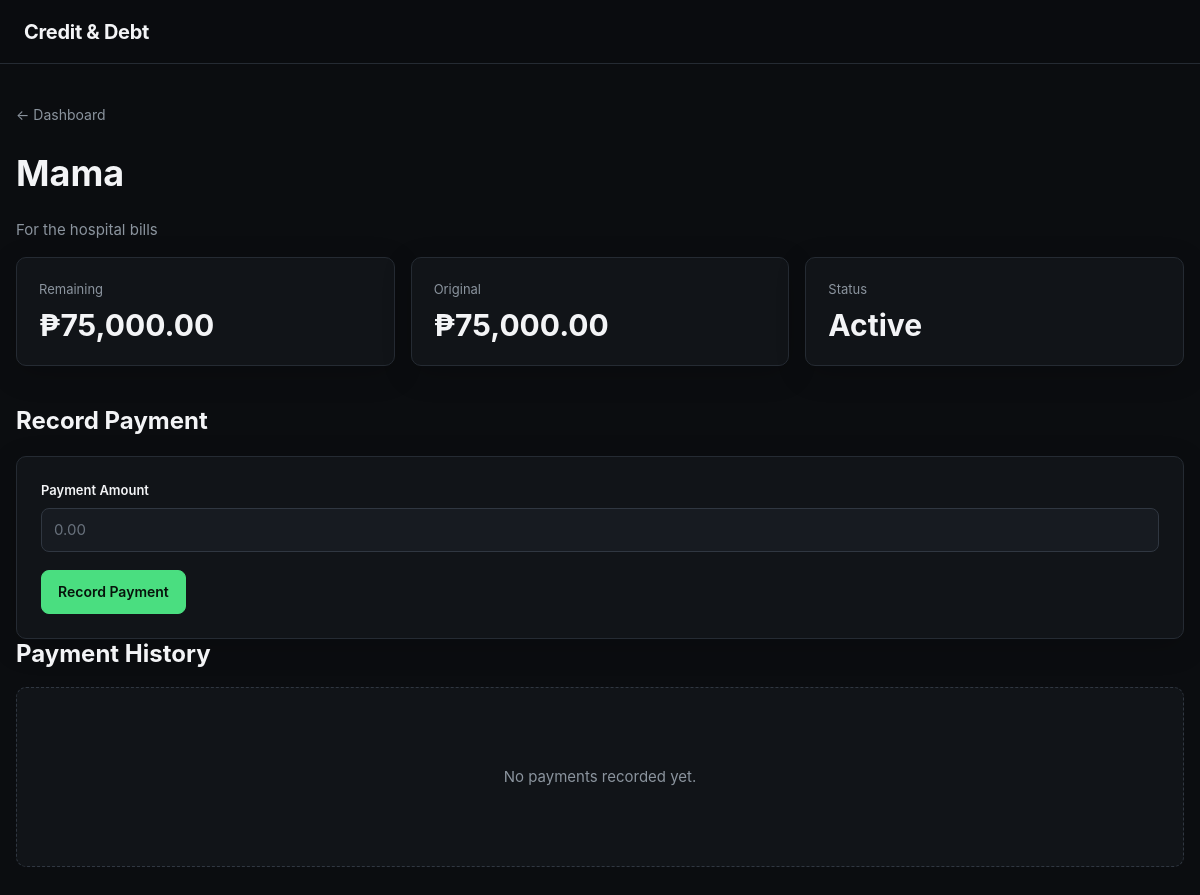
Screenshot of /debt/4 with the database file from the repository.
### tables this page shows
CREATE TABLE debts (
            id INTEGER PRIMARY KEY AUTOINCREMENT,
            creditor TEXT NOT NULL,
            description TEXT,
            original_amount REAL NOT NULL DEFAULT 0,
            remaining_amount REAL NOT NULL DEFAULT 0,
            interest_rate REAL NOT NULL DEFAULT 0,
            minimum_payment REAL NOT NULL DEFAULT 0,
            due_date TEXT,
            status TEXT NOT NULL DEFAULT 'active',
            created_at TEXT NOT NULL
        , archived INTEGER NOT NULL DEFAULT 0);

### app.py (the view)
@app.route("/debt/<int:debt_id>")
def debt_detail(debt_id):
    conn = get_db()
    debt = conn.execute("""
        SELECT *
        FROM debts
        WHERE id = ?
    """, (debt_id,)).fetchone()
    if not debt:
        conn.close()
        flash("Debt not found.", "error")
        return redirect(url_for("index"))
    payments = conn.execute("""
        SELECT *
        FROM payments
        WHERE debt_id = ?
        ORDER BY created_at DESC
    """, (debt_id,)).fetchall()
    conn.close()
    return render_template(
        "debt.html",
        debt=debt,
        payments=payments
    )

### app.py (called while the page is built)
def get_db():
    conn = sqlite3.connect(DATABASE_PATH)
    conn.row_factory = sqlite3.Row
    conn.execute("PRAGMA foreign_keys = ON")
    return conn

def peso(value):
    return f"₱{value:,.2f}"

### templates/debt.html (shortened to what this page needs)
{% extends "base.html" %}
{% block content %}
<div class="form-page">
    <div class="page-header">
        <div>
            <a
                href="{{ url_for('index') }}"
                class="back-link"
            >
                ← Dashboard
            </a>
            <h1>
                {{ debt.creditor }}
            </h1>
            {% if debt.description %}
                <p class="muted">
                    {{ debt.description }}
                </p>
            {% endif %}
        </div>
    </div>
    <div class="summary-grid">
        <div class="summary-card">
            <span class="summary-label">
                Remaining
            </span>
            <strong class="summary-value debt-value">
                {{ debt.remaining_amount|peso }}
            </strong>
        </div>
        <div class="summary-card">
            <span class="summary-label">
                Original
            </span>
            <strong class="summary-value">
                {{ debt.original_amount|peso }}
            </strong>
        </div>
        <div class="summary-card">
            <span class="summary-label">
                Status
            </span>
            <strong class="summary-value">
                {{ debt.status|capitalize }}
            </strong>
        </div>
    </div>
    {% if debt.remaining_amount > 0 %}
        <section class="section">
            <h2>Record Payment</h2>
            <form
                method="POST"
                action="{{
                    url_for(
                        'payment',
                        debt_id=debt.id
                    )
                }}"
                class="form-card"
            >
                <div class="form-group">
                    <label for="amount">
                        Payment Amount
                    </label>
                    <input
                        type="number"
                        id="amount"
                        name="amount"
                        step="0.01"
                        min="0.01"
                        max="{{ debt.remaining_amount }}"
                        placeholder="0.00"
                        required
                    >
                </div>
                <button
                    type="submit"
                    class="btn btn-primary"
                >
                    Record Payment
                </button>
            </form>
        </section>
    {% endif %}
    <section class="section">
        <div class="section-header">
            <h2>Payment History</h2>
        </div>
        {% if payments %}
            <div class="table-wrapper">
                <table>
                    <thead>
                        <tr>
                            <th>Date</th>
                            <th>Amount</th>
                        </tr>
                    </thead>
                    <tbody>
                        {% for payment in payments %}
                            <tr>
                                <td>
                                    {{ payment.created_at }}
                                </td>
                                <td class="savings-value">
                                    {{ payment.amount|peso }}
                                </td>
                            </tr>
                        {% endfor %}
                    </tbody>
                </table>
            </div>
        {% else %}
            <div class="empty-state">
                <p class="muted">
                    No payments recorded yet.
                </p>
            </div>
        {% endif %}
    </section>
</div>
{% endblock %}

### static/css/style.css (style rules this page uses)
:root { --bg: #0b0d10; --surface: #111418; --surface-2: #171b21; --surface-3: #1c2229; --border: #252b33; --border-light: #303741; --text: #f3f4f6; --muted: #8b949e; --primary: #4ade80; --primary-hover: #22c55e; --danger: #f87171; --danger-hover: #ef4444; --warning: #fbbf24; --radius: 10px; --radius-small: 8px; --content-width: 1400px; --shadow: 0 8px 30px rgba(0, 0, 0, 0.18); }
*, *::before, *::after { box-sizing: border-box; }
html { width: 100%; min-height: 100%; overflow-x: hidden; scroll-behavior: smooth; }
body { width: 100%; min-height: 100vh; margin: 0; background: var(--bg); color: var(--text); font-family: Inter, -apple-system, BlinkMacSystemFont, "Segoe UI", Roboto, Helvetica, Arial, sans-serif; font-size: 15px; line-height: 1.5; overflow-x: hidden; -webkit-font-smoothing: antialiased; text-rendering: optimizeLegibility; }
button, input, select, textarea { font: inherit; }
button, a { -webkit-tap-highlight-color: transparent; }
a { color: inherit; text-decoration: none; }
button { cursor: pointer; }
form { margin: 0; }
h1, h2, h3, h4, p { margin-top: 0; }
h1 { font-size: clamp(26px, 3vw, 36px); line-height: 1.2; }
h2 { font-size: clamp(21px, 2vw, 26px); line-height: 1.25; }
.muted { color: var(--muted); }
.btn { display: inline-flex; align-items: center; justify-content: center; min-height: 44px; padding: 0 16px; border: 1px solid transparent; border-radius: var(--radius-small); font-size: 14px; font-weight: 600; line-height: 1; white-space: nowrap; transition: background-color 0.15s ease, border-color 0.15s ease, color 0.15s ease, transform 0.15s ease; }
.btn-primary { background: var(--primary); color: #07130b; border-color: var(--primary); }
.summary-grid { display: grid; grid-template-columns: repeat(3, minmax(0, 1fr)); gap: 16px; margin-bottom: 40px; }
.summary-card { min-width: 0; padding: 22px; background: var(--surface); border: 1px solid var(--border); border-radius: var(--radius); box-shadow: var(--shadow); }
.summary-label { display: block; margin-bottom: 8px; color: var(--muted); font-size: 13px; }
.summary-card strong { display: block; font-size: clamp(22px, 3vw, 30px); line-height: 1.2; overflow-wrap: anywhere; }
.section-header { display: flex; align-items: center; justify-content: space-between; gap: 16px; margin-bottom: 18px; }
.section-header h2 { margin-bottom: 0; }
.empty-state { display: flex; align-items: center; justify-content: center; flex-direction: column; gap: 14px; min-height: 180px; padding: 30px; background: var(--surface); border: 1px dashed var(--border-light); border-radius: var(--radius); text-align: center; }
.empty-state p { margin: 0; color: var(--muted); }
.form-card { padding: 24px; background: var(--surface); border: 1px solid var(--border); border-radius: var(--radius); box-shadow: var(--shadow); }
.form-group { display: flex; flex-direction: column; gap: 7px; margin-bottom: 18px; }
.form-group label { color: var(--text); font-size: 13px; font-weight: 600; }
input, select, textarea { width: 100%; min-height: 44px; padding: 10px 12px; color: var(--text); background: var(--surface-2); border: 1px solid var(--border-light); border-radius: var(--radius-small); outline: none; transition: border-color 0.15s ease, box-shadow 0.15s ease; }
input::placeholder, textarea::placeholder { color: #68717c; }
.back-link { display: inline-flex; align-items: center; min-height: 36px; margin-bottom: 20px; color: var(--muted); font-size: 14px; }

### rows the page displays
debts: creditor "Mama", description "For the hospital bills", remaining_amount|peso "₱75,000.00", original_amount|peso "₱75,000.00", status "Active"
